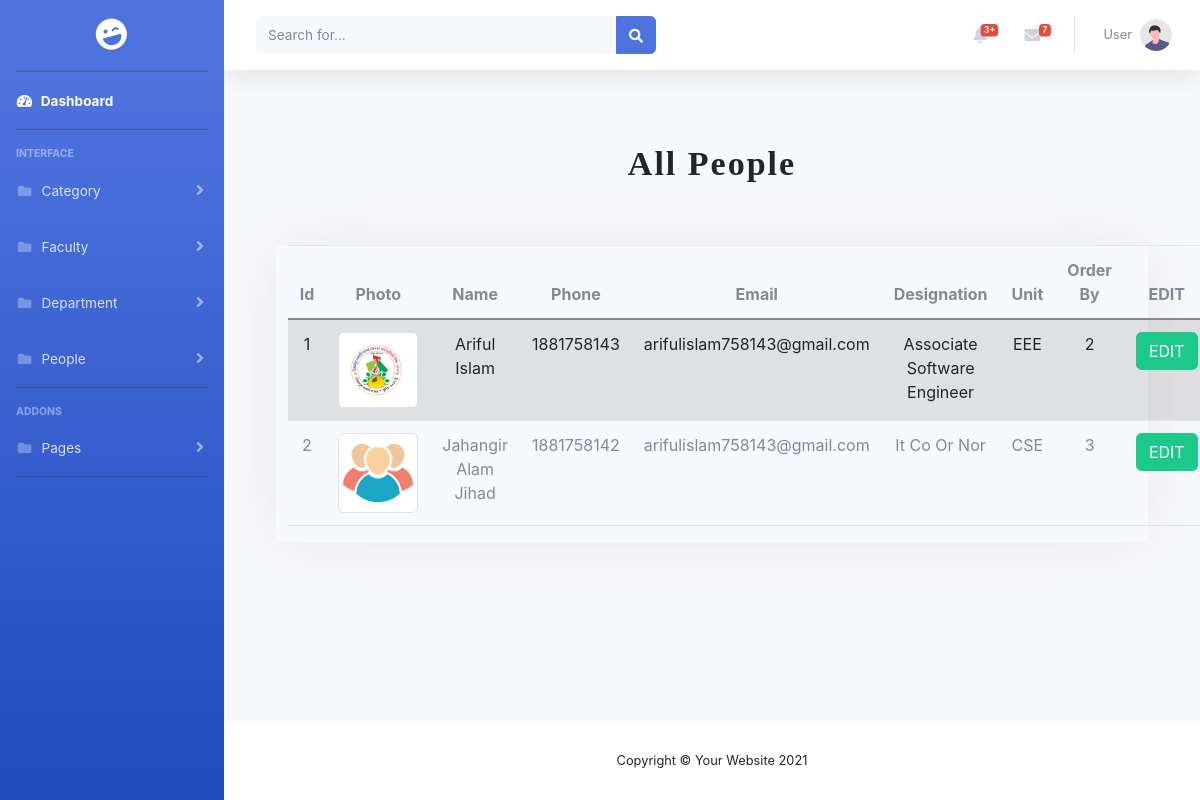
/people.php (signed in), run on the app's committed database.
### tables this page shows
CREATE TABLE `people` (
  `id` int(12) NOT NULL,
  `name` varchar(255) NOT NULL,
  `email` varchar(255) NOT NULL,
  `phone` varchar(255) NOT NULL,
  `designation` varchar(255) NOT NULL,
  `unit_id` int(11) NOT NULL,
  `order_by` varchar(255) NOT NULL,
  `profile` varchar(255) NOT NULL
);

### function.php (called while the page is built, shortened)
<?php
class BrittoAdmin
{
    public $conn;
    public function __construct()
    {
        $host = "localhost";
        $user = "root";
        $pass = "11135984";
        $dbName = "teachers_info";
        $this->conn = mysqli_connect($host, $user, $pass, $dbName) or die("Connection Fail");
    }
    public function people_show()
    {
        $query = "SELECT `id`, `name`, `email`, `phone`, `designation`, (SELECT units.name FROM `units` WHERE units.id=people.unit_id) AS unit_name, `order_by`, `profile` FROM `people` WHERE 1;";
        return  mysqli_query($this->conn, $query);
    }
}

### people.php (the view, shortened to what this page needs)
<?php
include "function.php";
$post_show_obj = new BrittoAdmin();
$result = $post_show_obj->people_show();
?>
<!DOCTYPE html>
<html lang="en">
<head>
    <link rel="stylesheet" href="https://stackpath.bootstrapcdn.com/bootstrap/4.4.1/css/bootstrap.min.css">
    <link href="https://cdn.jsdelivr.net/npm/bootstrap@5.0.0-beta2/dist/css/bootstrap.min.css" rel="stylesheet">
    <link rel="stylesheet" href="https://cdnjs.cloudflare.com/ajax/libs/font-awesome/5.15.2/css/all.min.css">
    <link href="css/sb-admin-2.min.css" rel="stylesheet" />
</head>
<body id="page-top">
    <div id="wrapper">
        <?php include_once "sidebar.php" ?>
        <div id="content-wrapper" class="d-flex flex-column">
            <div id="content">
                <?php include_once "./nav.php" ?>
                <section>
                    <div class="container-fluid admin_post">
                        <div class="row justify-content-center">
                            <div class="col-xl-12 admin_post_up">
                                <h2>All People</h2>
                            </div>
                        </div>
                        <div class="row justify-content-center align-content-center">
                            <div class="col-xl-11 col-lg-11 col-md-11 col-sm-11 admin_post_down">
                                <table class="table table-hover table-striped table-responsive-sm text-center">
                                    <thead>
                                        <th>Id</th>
                                        <th>Photo</th>
                                        <th>Name</th>
                                        <th>Phone</th>
                                        <th>Email</th>
                                        <th>Designation</th>
                                        <th>Unit</th>
                                        <th>Order By</th>
                                        <th>EDIT</th>
                                    </thead>
                                    <tbody>
                                        <?php while ($row = mysqli_fetch_assoc($result)) {  ?>
                                            <tr>
                                                <td><?php echo  $row['id'];   ?></td>
                                                <td>
                                                    <div style="width: 80px;" class="">
                                                        <img class=" img-thumbnail" src="<?php echo $row['profile']; ?>" alt="">
                                                    </div>
                                                </td>
                                                <td><?php echo  $row['name'];   ?></td>
                                                <td><?php echo $row['phone'];  ?></td>
                                                <td><?php echo $row['email'];  ?></td>
                                                <td><?php echo $row['designation'];  ?></td>
                                                <td><?php echo $row['unit_name'];  ?></td>
                                                <td><?php echo $row['order_by'];  ?></td>
                                                <td>
                                                    <a class="btn btn-success" href="./edit_people.php?status=edit&&id=<?php echo $row['id'];  ?>" role="button">EDIT</a>
                                                </td>
                                            </tr>
                                        <?php  } ?>
                                    </tbody>
                                </table>
                            </div>
                        </div>
                    </div>
                </section>
            </div>
            <?php include_once "./footer.php" ?>
        </div>
    </div>
</body>
</html>

### people.php (style rules this page uses)
.admin_post_up { text-align: center; margin-top: 30px; margin-bottom: 30px; }
.admin_post_up h2 { font-size: 34px; font-weight: 700; font-family: initial; letter-spacing: 2px; text-align: center; margin-bottom: 30px; margin-top: 20px; }
.admin_post_down { box-shadow: 0px 0px 60px 0px #e9e9e9; }

### data on the page
people: id "1", profile (picture), name "Ariful Islam", phone "1881758143", email "arifulislam758143@gmail.com", designation "Associate Software Engineer", unit_name "EEE", order_by "2"
people: id "2", profile (picture), name "Jahangir Alam Jihad", phone "1881758142", email "arifulislam758143@gmail.com", designation "It Co Or Nor", unit_name "CSE", order_by "3"
